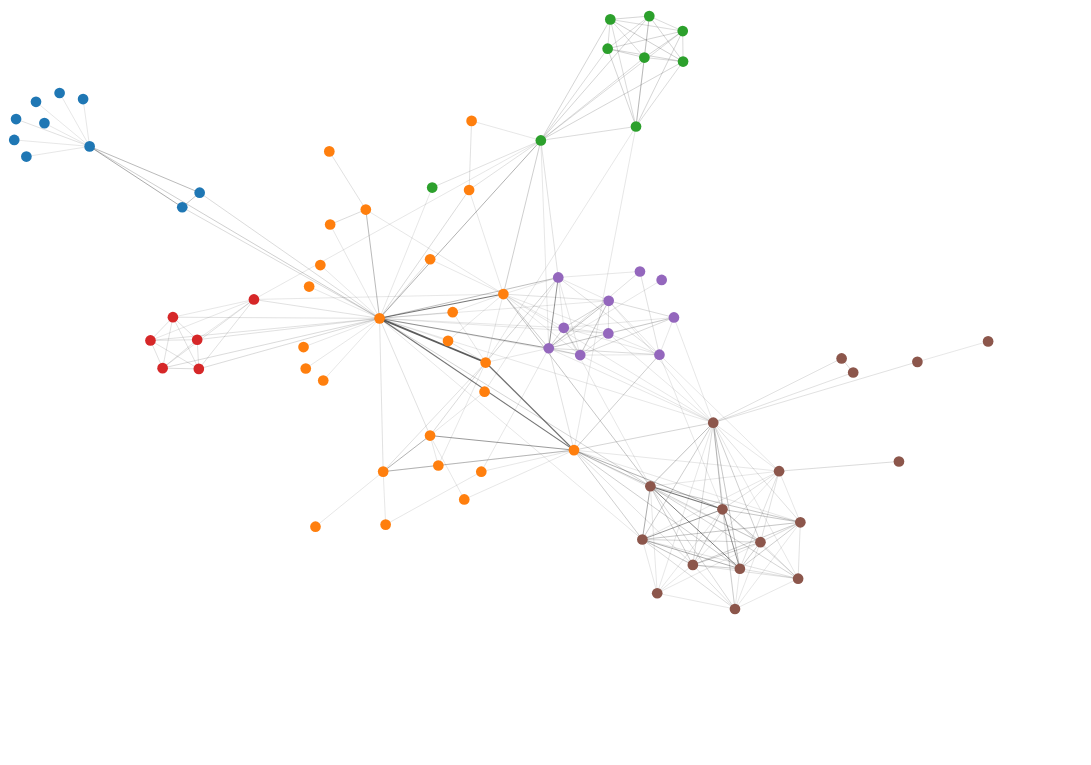

This figure's notebook cell:
### Markdown cell above
Let's now plot the Les Mis graph, before combo styling. We'll set node colours based on the group attribute.

### Code cell
alph(
    G,
    weight_attr="value",
    layout_fn=lambda g: layout.force_atlas(
        g, gravity=8, outboundAttractionDistribution=False,  iterations=1000, seed=seed
    ),
    node_args=dict(
        size=alt.value(6**2),
        fill=alt.Color("group", scale=alt.Scale(scheme="category10"), legend=None),
        tooltip_attrs=["name", "group"]
    ),
    edge_args=dict(
        color="#333",
        opacity=alt.Size(
            "value:Q",
            scale=alt.Scale(domain=[0,max_edge_value], range=[0.5, 0.8]),
            legend=None
        ),
        strokeWidth=alt.Size(
            "value:Q",
            scale=alt.Scale(domain=[0,max_edge_value], range=[0.1, 1]),
            legend=None
        ),
    ),
).configure_view(strokeWidth=0).properties(width=600, height=420)

### Figure 1 — Vega-Lite specification as saved in the notebook (floating-point values rounded to 4 significant figures; data arrays with more than 128 entries replaced by an {"elided": "..."} marker saying what was removed)
{"$schema": "https://vega.github.io/schema/vega-lite/v4.17.0.json", "config": {"view": {"continuousHeight": 300, "continuousWidth": 400, "strokeWidth": 0}}, "datasets": {"data-8215248c09451a5fd31363137dd96c2c": [{"__node_r": 3, "__node_size": 36, "group": "0", "name": "Myriel", "x": 56.44, "y": 448.9}, {"__node_r": 3, "__node_size": 36, "group": "0", "name": "Napoleon", "x": 33.97, "y": 488.2}, {"__node_r": 3, "__node_size": 36, "group": "0", "name": "MlleBaptistine", "x": 138.8, "y": 414.9}, {"__node_r": 3, "__node_size": 36, "group": "0", "name": "MmeMagloire", "x": 125.8, "y": 404.2}, {"__node_r": 3, "__node_size": 36, "group": "0", "name": "CountessDeLo", "x": 16.28, "y": 481.7}, {"__node_r": 3, "__node_size": 36, "group": "0", "name": "Geborand", "x": 0, "y": 453.7}, {"__node_r": 3, "__node_size": 36, "group": "0", "name": "Champtercier", "x": 51.53, "y": 483.7}, {"__node_r": 3, "__node_size": 36, "group": "0", "name": "Cravatte", "x": 9.088, "y": 441.4}, {"__node_r": 3, "__node_size": 36, "group": "0", "name": "Count", "x": 1.359, "y": 469.0}, {"__node_r": 3, "__node_size": 36, "group": "0", "name": "OldMan", "x": 22.59, "y": 466.0}, {"__node_r": 3, "__node_size": 36, "group": "1", "name": "Labarre", "x": 231.3, "y": 276.8}, {"__node_r": 3, "__node_size": 36, "group": "1", "name": "Valjean", "x": 273.5, "y": 322.5}, {"__node_r": 3, "__node_size": 36, "group": "2", "name": "Marguerite", "x": 312.9, "y": 418.6}, {"__node_r": 3, "__node_size": 36, "group": "1", "name": "MmeDeR", "x": 220.8, "y": 345.8}, {"__node_r": 3, "__node_size": 36, "group": "1", "name": "Isabeau", "x": 216.6, "y": 301.4}, {"__node_r": 3, "__node_size": 36, "group": "1", "name": "Gervais", "x": 218.2, "y": 285.6}, {"__node_r": 3, "__node_size": 36, "group": "2", "name": "Tholomyes", "x": 465.5, "y": 463.6}, {"__node_r": 3, "__node_size": 36, "group": "2", "name": "Listolier", "x": 500.4, "y": 533.7}, {"__node_r": 3, "__node_size": 36, "group": "2", "name": "Fameuil", "x": 471.7, "y": 514.2}, {"__node_r": 3, "__node_size": 36, "group": "2", "name": "Blacheville", "x": 444.2, "y": 520.7}, {"__node_r": 3, "__node_size": 36, "group": "2", "name": "Favourite", "x": 500.7, "y": 511.3}, {"__node_r": 3, "__node_size": 36, "group": "2", "name": "Dahlia", "x": 446.2, "y": 542.3}, {"__node_r": 3, "__node_size": 36, "group": "2", "name": "Zephine", "x": 475.4, "y": 544.7}, {"__node_r": 3, "__node_size": 36, "group": "2", "name": "Fantine", "x": 394.2, "y": 453.3}, {"__node_r": 3, "__node_size": 36, "group": "4", "name": "MmeThenardier", "x": 407.3, "y": 352.5}, {"__node_r": 3, "__node_size": 36, "group": "4", "name": "Thenardier", "x": 400.2, "y": 300.5}, {"__node_r": 3, "__node_size": 36, "group": "1", "name": "Cosette", "x": 352.9, "y": 290.0}, {"__node_r": 3, "__node_size": 36, "group": "1", "name": "Javert", "x": 366.2, "y": 340.3}, {"__node_r": 3, "__node_size": 36, "group": "1", "name": "Fauchelevent", "x": 263.2, "y": 402.4}, {"__node_r": 3, "__node_size": 36, "group": "3", "name": "Bamatabois", "x": 179.4, "y": 336.4}, {"__node_r": 3, "__node_size": 36, "group": "1", "name": "Perpetue", "x": 342.4, "y": 467.7}, {"__node_r": 3, "__node_size": 36, "group": "1", "name": "Simplice", "x": 340.5, "y": 416.9}, {"__node_r": 3, "__node_size": 36, "group": "1", "name": "Scaufflaire", "x": 229.1, "y": 361.7}, {"__node_r": 3, "__node_size": 36, "group": "1", "name": "Woman1", "x": 311.4, "y": 365.9}, {"__node_r": 3, "__node_size": 36, "group": "3", "name": "Judge", "x": 111.1, "y": 285.9}, {"__node_r": 3, "__node_size": 36, "group": "3", "name": "Champmathieu", "x": 138.2, "y": 285.3}, {"__node_r": 3, "__node_size": 36, "group": "3", "name": "Brevet", "x": 137.0, "y": 306.8}, {"__node_r": 3, "__node_size": 36, "group": "3", "name": "Chenildieu", "x": 102.0, "y": 306.2}, {"__node_r": 3, "__node_size": 36, "group": "3", "name": "Cochepaille", "x": 118.8, "y": 323.3}, {"__node_r": 3, "__node_size": 36, "group": "1", "name": "Pontmercy", "x": 349.6, "y": 209.7}, {"__node_r": 3, "__node_size": 36, "group": "4", "name": "Boulatruelle", "x": 484.7, "y": 350.7}, {"__node_r": 3, "__node_size": 36, "group": "4", "name": "Eponine", "x": 483.0, "y": 295.8}, {"__node_r": 3, "__node_size": 36, "group": "4", "name": "Anzelma", "x": 468.4, "y": 356.9}, {"__node_r": 3, "__node_size": 36, "group": "1", "name": "Woman2", "x": 328.2, "y": 327.0}, {"__node_r": 3, "__node_size": 36, "group": "1", "name": "MotherInnocent", "x": 236.5, "y": 391.5}, {"__node_r": 3, "__node_size": 36, "group": "1", "name": "Gribier", "x": 235.9, "y": 445.2}, {"__node_r": 3, "__node_size": 36, "group": "5", "name": "Jondrette", "x": 729.1, "y": 305.5}, {"__node_r": 3, "__node_size": 36, "group": "5", "name": "MmeBurgon", "x": 676.1, "y": 290.5}, {"__node_r": 3, "__node_size": 36, "group": "5", "name": "Gavroche", "x": 523.3, "y": 245.7}, {"__node_r": 3, "__node_size": 36, "group": "1", "name": "Gillenormand", "x": 311.3, "y": 236.3}, {"__node_r": 3, "__node_size": 36, "group": "1", "name": "Magnon", "x": 352.1, "y": 268.5}, {"__node_r": 3, "__node_size": 36, "group": "1", "name": "MlleGillenormand", "x": 276.2, "y": 209.8}, {"__node_r": 3, "__node_size": 36, "group": "1", "name": "MmePontmercy", "x": 278.0, "y": 170.8}, {"__node_r": 3, "__node_size": 36, "group": "1", "name": "MlleVaubois", "x": 225.5, "y": 169.3}, {"__node_r": 3, "__node_size": 36, "group": "1", "name": "LtGillenormand", "x": 317.5, "y": 214.3}, {"__node_r": 3, "__node_size": 36, "group": "1", "name": "Marius", "x": 419.0, "y": 225.6}, {"__node_r": 3, "__node_size": 36, "group": "1", "name": "BaronessT", "x": 336.9, "y": 189.3}, {"__node_r": 3, "__node_size": 36, "group": "5", "name": "Mabeuf", "x": 572.6, "y": 210.1}, {"__node_r": 3, "__node_size": 36, "group": "5", "name": "Enjolras", "x": 476.2, "y": 199.0}, {"__node_r": 3, "__node_size": 36, "group": "5", "name": "Combeferre", "x": 543.2, "y": 138.4}, {"__node_r": 3, "__node_size": 36, "group": "5", "name": "Prouvaire", "x": 586.8, "y": 131.0}, {"__node_r": 3, "__node_size": 36, "group": "5", "name": "Feuilly", "x": 588.5, "y": 172.5}, {"__node_r": 3, "__node_size": 36, "group": "5", "name": "Courfeyrac", "x": 530.2, "y": 182.0}, {"__node_r": 3, "__node_size": 36, "group": "5", "name": "Bahorel", "x": 558.6, "y": 157.9}, {"__node_r": 3, "__node_size": 36, "group": "5", "name": "Bossuet", "x": 470.2, "y": 159.9}, {"__node_r": 3, "__node_size": 36, "group": "5", "name": "Joly", "x": 508.0, "y": 141.2}, {"__node_r": 3, "__node_size": 36, "group": "5", "name": "Grantaire", "x": 539.6, "y": 108.8}, {"__node_r": 3, "__node_size": 36, "group": "5", "name": "MotherPlutarch", "x": 662.3, "y": 217.2}, {"__node_r": 3, "__node_size": 36, "group": "4", "name": "Gueulemer", "x": 423.7, "y": 295.5}, {"__node_r": 3, "__node_size": 36, "group": "4", "name": "Babet", "x": 445.0, "y": 335.4}, {"__node_r": 3, "__node_size": 36, "group": "4", "name": "Claquesous", "x": 411.4, "y": 315.5}, {"__node_r": 3, "__node_size": 36, "group": "4", "name": "Montparnasse", "x": 444.7, "y": 311.4}, {"__node_r": 3, "__node_size": 36, "group": "1", "name": "Toussaint", "x": 324.7, "y": 305.9}, {"__node_r": 3, "__node_size": 36, "group": "5", "name": "Child1", "x": 628.1, "y": 282.6}, {"__node_r": 3, "__node_size": 36, "group": "5", "name": "Child2", "x": 619.4, "y": 293.0}, {"__node_r": 3, "__node_size": 36, "group": "4", "name": "Brujon", "x": 493.9, "y": 323.1}, {"__node_r": 3, "__node_size": 36, "group": "5", "name": "MmeHucheloup", "x": 481.4, "y": 120.4}], "data-e33e2acc418422ba3642a7a720b51ab4": {"elided": "508 records"}}, "height": 420, "layer": [{"data": {"name": "data-e33e2acc418422ba3642a7a720b51ab4"}, "encoding": {"color": {"value": "#333"}, "detail": {"field": "edge", "type": "quantitative"}, "opacity": {"field": "value", "legend": null, "scale": {"domain": [0, 31], "range": [0.5, 0.8]}, "type": "quantitative"}, "strokeWidth": {"field": "value", "legend": null, "scale": {"domain": [0, 31], "range": [0.1, 1]}, "type": "quantitative"}, "x": {"axis": {"domain": false, "grid": false, "labels": false, "ticks": false, "title": ""}, "field": "x", "type": "quantitative"}, "y": {"axis": {"domain": false, "grid": false, "labels": false, "ticks": false, "title": ""}, "field": "y", "type": "quantitative"}}, "mark": "line"}, {"data": {"name": "data-8215248c09451a5fd31363137dd96c2c"}, "encoding": {"fill": {"field": "group", "legend": null, "scale": {"scheme": "category10"}, "type": "nominal"}, "opacity": {"value": 1}, "size": {"value": 36}, "stroke": {"value": "#565656"}, "strokeWidth": {"value": 0}, "tooltip": [{"field": "name", "type": "nominal"}, {"field": "group", "type": "nominal"}], "x": {"axis": {"domain": false, "grid": false, "labels": false, "ticks": false, "title": ""}, "field": "x", "type": "quantitative"}, "y": {"axis": {"domain": false, "grid": false, "labels": false, "ticks": false, "title": ""}, "field": "y", "type": "quantitative"}}, "mark": "circle"}], "resolve": {"scale": {"color": "independent", "fill": "independent", "opacity": "independent", "size": "independent", "strokeWidth": "independent"}}, "width": 600}
